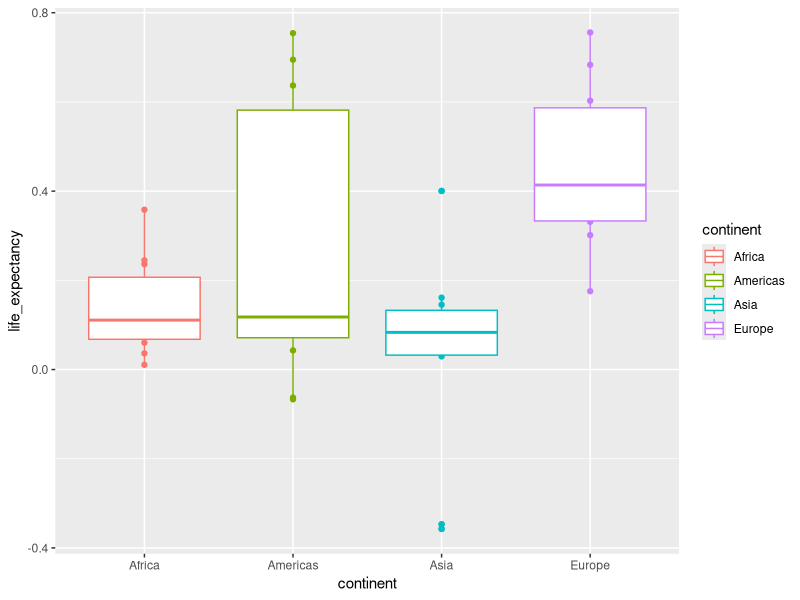
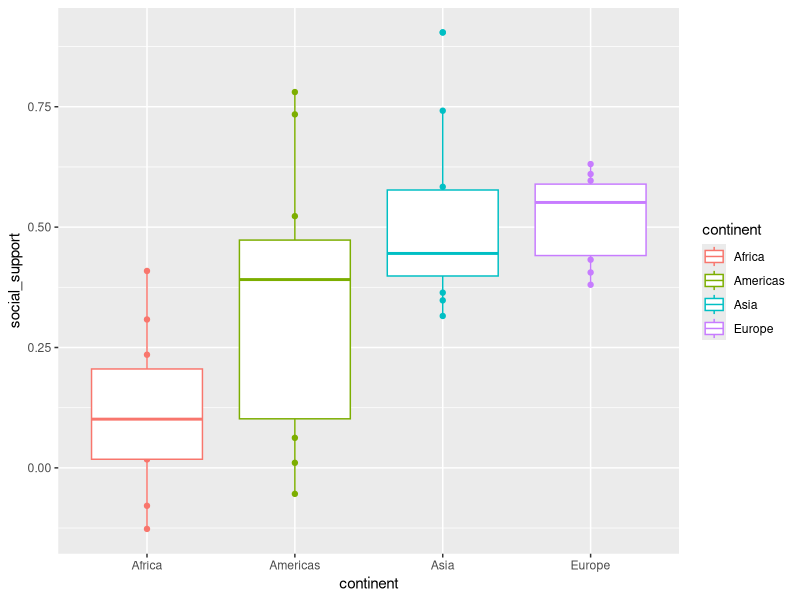
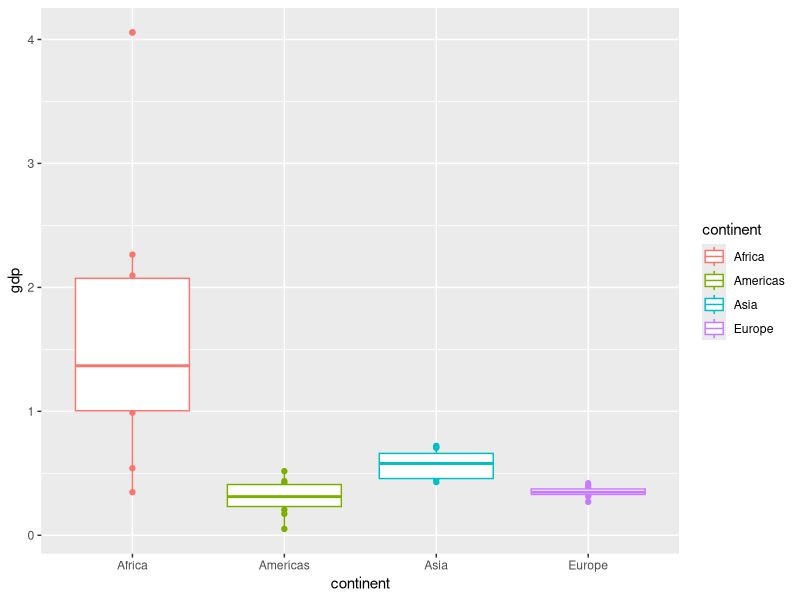
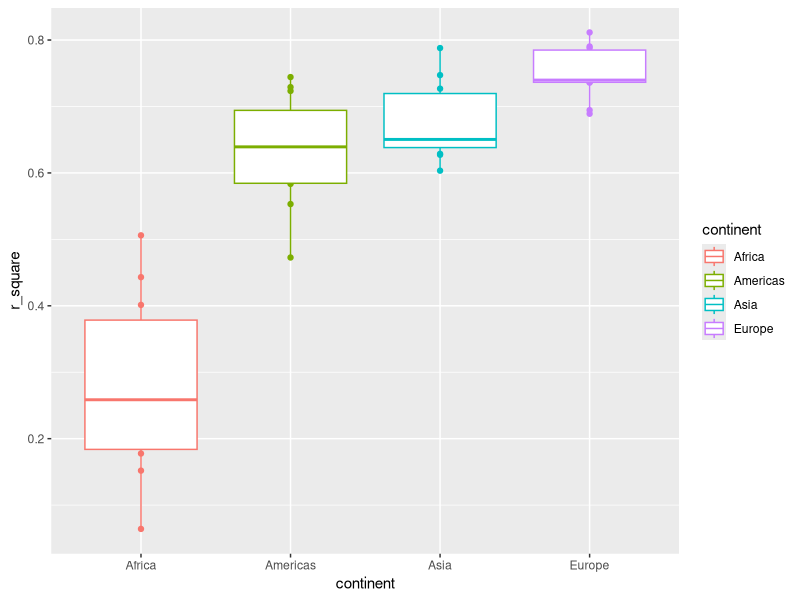
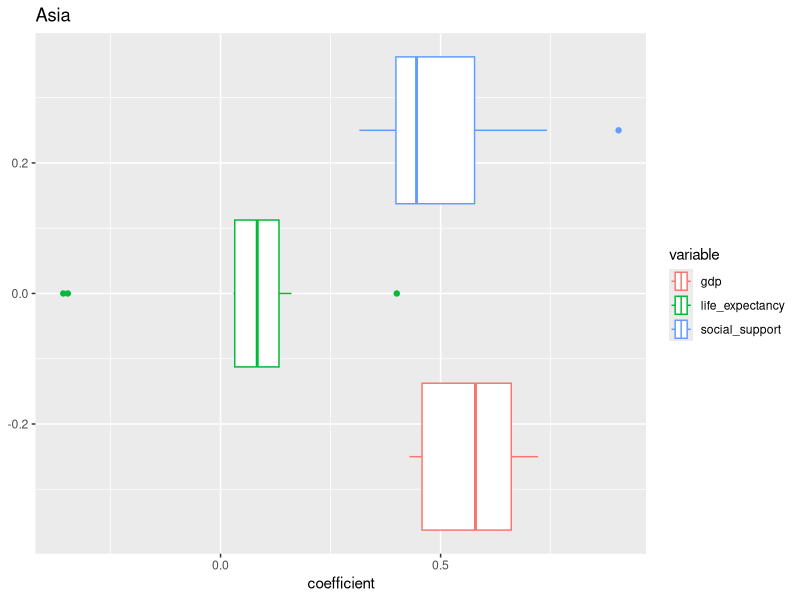
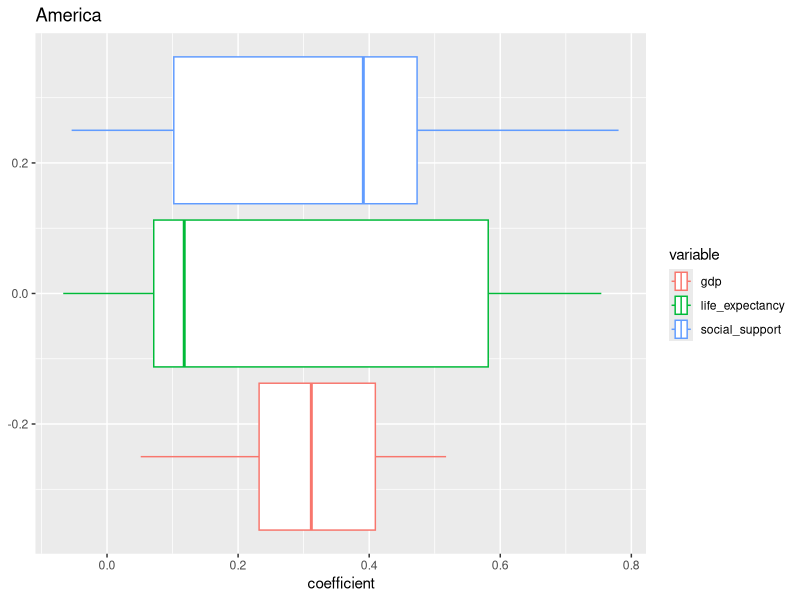
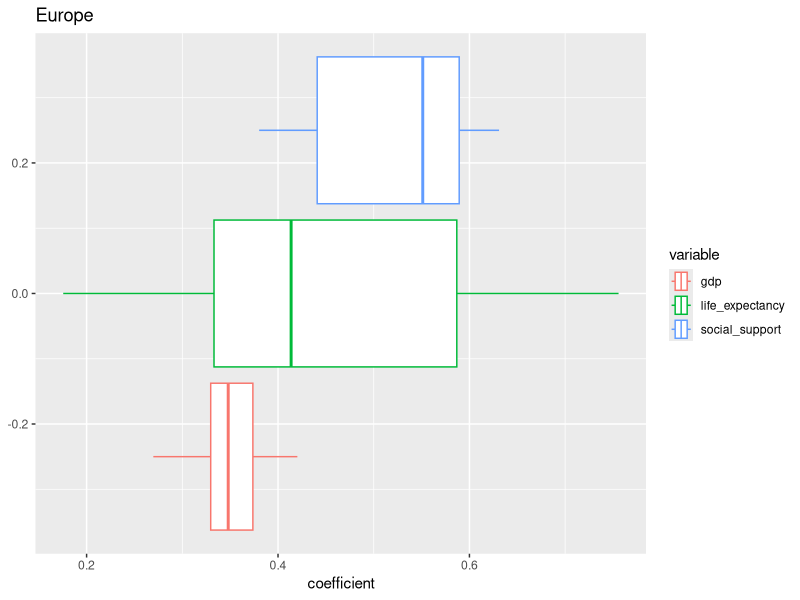
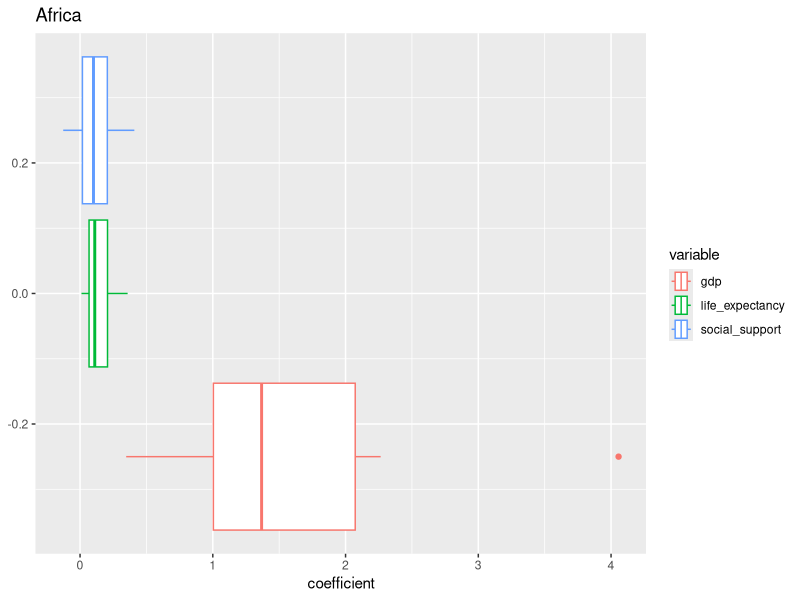

Here is the R script that generated these plots, in order:
## ---- chunk 1
library(tidyverse)
library(readxl)
library(stats)
slopes <- read_excel("slopes.xlsx")
## ---- chunk 2
slopes %>%
  ggplot(mapping = aes(x = continent, y = life_expectancy, color = continent))+
  geom_point()+
  geom_boxplot()

slopes %>%
  ggplot(mapping = aes(x = continent, y = social_support, color = continent))+
  geom_point()+
  geom_boxplot()

slopes %>%
  ggplot(mapping = aes(x = continent, y = gdp, color = continent))+
  geom_point()+
  geom_boxplot()

slopes %>%
  ggplot(mapping = aes(x = continent, y = r_square, color = continent))+
  geom_point()+
  geom_boxplot()
## ---- chunk 3
asia_slope <- slopes %>%
  filter(continent == "Asia")

americas_slope <- slopes %>%
  filter(continent == "Americas")

europe_slope <- slopes %>%
  filter(continent == "Europe")

africa_slope <- slopes %>%
  filter(continent == "Africa")
## ---- chunk 4
asia_slope %>%
  pivot_longer(
  cols = c(life_expectancy, social_support, gdp), 
  names_to = "variable", 
  values_to = "coefficient"
  ) %>%
  ggplot(mapping = aes(x = coefficient, color = variable))+
  geom_boxplot()+
  labs(title = "Asia")

americas_slope %>%
  pivot_longer(
  cols = c(life_expectancy, social_support, gdp), 
  names_to = "variable", 
  values_to = "coefficient"
  ) %>%
  ggplot(mapping = aes(x = coefficient, color = variable))+
  geom_boxplot()+
  labs(title = "America")

europe_slope %>%
  pivot_longer(
  cols = c(life_expectancy, social_support, gdp), 
  names_to = "variable", 
  values_to = "coefficient"
  ) %>%
  ggplot(mapping = aes(x = coefficient, color = variable))+
  geom_boxplot()+
  labs(title = "Europe")

africa_slope %>%
  pivot_longer(
  cols = c(life_expectancy, social_support, gdp), 
  names_to = "variable", 
  values_to = "coefficient"
  ) %>%
  ggplot(mapping = aes(x = coefficient, color = variable))+
  geom_boxplot()+
  labs(title = "Africa")
## ---- chunk 5
#p=0.007715 SIG
t.test(asia_slope$life_expectancy, 
       y = americas_slope$life_expectancy, 
       alternative = "two.sided",
       paired = FALSE)

#p=8.858e-05 SIG
t.test(asia_slope$life_expectancy, 
       y = europe_slope$life_expectancy, 
       alternative = "two.sided",
       paired = FALSE)

#p=0.08582 NOT
t.test(asia_slope$life_expectancy, 
       y = africa_slope$life_expectancy, 
       alternative = "two.sided",
       paired = FALSE)

#0.07408 NOT
t.test(americas_slope$life_expectancy, 
       y = africa_slope$life_expectancy, 
       alternative = "two.sided",
       paired = FALSE)

#0.003179 SIG
t.test(africa_slope$life_expectancy, 
       y = europe_slope$life_expectancy, 
       alternative = "two.sided",
       paired = FALSE)

#0.2597 NOT
t.test(americas_slope$life_expectancy, 
       y = europe_slope$life_expectancy, 
       alternative = "two.sided",
       paired = FALSE)
## ---- chunk 6
#p=0.07884 NOT
t.test(asia_slope$social_support, 
       y = americas_slope$social_support, 
       alternative = "two.sided",
       paired = FALSE)

#p=0.9035 NOT
t.test(asia_slope$social_support, 
       y = europe_slope$social_support, 
       alternative = "two.sided",
       paired = FALSE)

#p=0.0001339 SIG
t.test(asia_slope$social_support, 
       y = africa_slope$social_support, 
       alternative = "two.sided",
       paired = FALSE)

#0.08351 NOT
t.test(americas_slope$social_support, 
       y = africa_slope$social_support, 
       alternative = "two.sided",
       paired = FALSE)

#2.761e-05 SIG
t.test(africa_slope$social_support, 
       y = europe_slope$social_support, 
       alternative = "two.sided",
       paired = FALSE)

#0.04686 SIG
t.test(americas_slope$social_support, 
       y = europe_slope$social_support, 
       alternative = "two.sided",
       paired = FALSE)
## ---- chunk 7
#p=0.0002242 SIG
t.test(asia_slope$gdp, 
       y = americas_slope$gdp, 
       alternative = "two.sided",
       paired = FALSE)

#p=3.86e-05 SIG
t.test(asia_slope$gdp, 
       y = europe_slope$gdp, 
       alternative = "two.sided",
       paired = FALSE)

#p=0.03763 SIG
t.test(asia_slope$gdp, 
       y = africa_slope$gdp, 
       alternative = "two.sided",
       paired = FALSE)

#0.005401 SIG
t.test(americas_slope$gdp, 
       y = africa_slope$gdp, 
       alternative = "two.sided",
       paired = FALSE)

#0.005506 SIG
t.test(africa_slope$gdp, 
       y = europe_slope$gdp, 
       alternative = "two.sided",
       paired = FALSE)

#0.9506 NOT
t.test(americas_slope$gdp, 
       y = europe_slope$gdp, 
       alternative = "two.sided",
       paired = FALSE)
## ---- chunk 8
#p=0.1332 NOT
t.test(asia_slope$r_square, 
       y = americas_slope$r_square, 
       alternative = "two.sided",
       paired = FALSE)

#p=0.002544 SIG
t.test(asia_slope$r_square, 
       y = europe_slope$r_square, 
       alternative = "two.sided",
       paired = FALSE)

#p=4.179e-07 SIG
t.test(asia_slope$r_square, 
       y = africa_slope$r_square, 
       alternative = "two.sided",
       paired = FALSE)

#0.0004178 SIG
t.test(americas_slope$r_square, 
       y = africa_slope$r_square, 
       alternative = "two.sided",
       paired = FALSE)

#1.338e-07 SIG
t.test(africa_slope$r_square, 
       y = europe_slope$r_square, 
       alternative = "two.sided",
       paired = FALSE)

#0.014 SIG
t.test(americas_slope$r_square, 
       y = europe_slope$r_square, 
       alternative = "two.sided",
       paired = FALSE)
